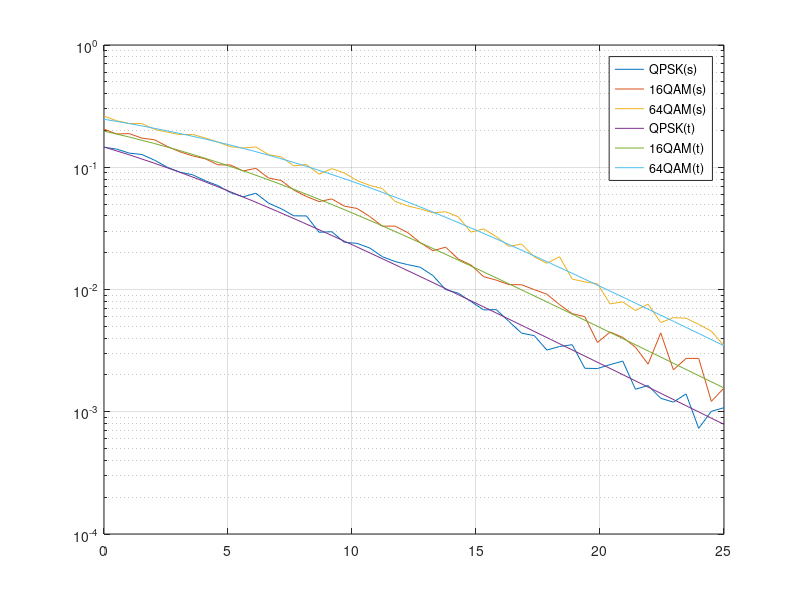

Here is the MATLAB script that generated this plot:
%plot all BER curves in one
load('th_BER_4.mat');
load('th_BER_16.mat')
load('th_BER_64.mat')
load('BER_measured.mat');
EbN0_1 = linspace(0,25,50);
EbN0_2 = th_BER_16.data{1,1};
figure
semilogy(EbN0_1,[BER_4_5_128';BER_16_5_128';BER_64_5_128'])
hold on
semilogy(EbN0_2,[th_BER_4.data{1,2};th_BER_16.data{1,2};th_BER_64.data{1,2}])
grid on
legend('QPSK(s)','16QAM(s)','64QAM(s)','QPSK(t)','16QAM(t)','64QAM(t)')